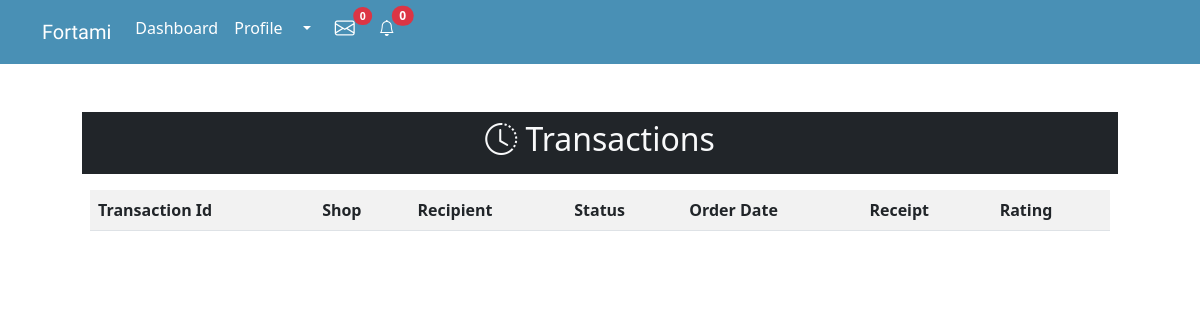
Page /admin-transaction.php on the earlier database version.
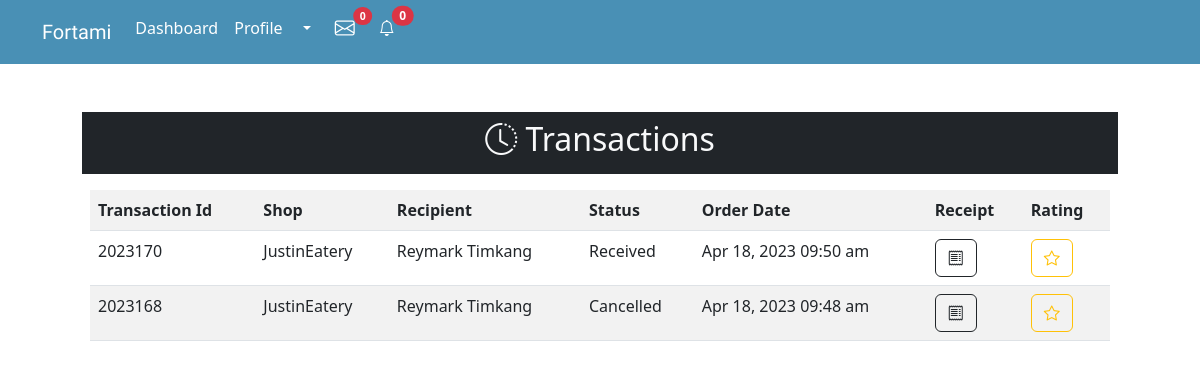
Same page on the later database version.
### tables this page shows
CREATE TABLE `food_order` (
  `order_id` int(20) NOT NULL,
  `food_id` int(20) DEFAULT NULL,
  `address_id` int(20) NOT NULL,
  `payTrans_id` int(20) NOT NULL,
  `order_status` varchar(50) NOT NULL,
  `rating_status` varchar(50) DEFAULT NULL,
  `quantity` varchar(50) NOT NULL,
  `order_datetime` timestamp NOT NULL DEFAULT current_timestamp() ON UPDATE current_timestamp(),
  `received_datetime` datetime DEFAULT NULL
);

CREATE TABLE `payment_transaction` (
  `payTrans_id` int(20) NOT NULL,
  `user_id` int(20) NOT NULL,
  `paymethod_id` int(20) NOT NULL,
  `pay_amount` varchar(50) NOT NULL,
  `delivery_option` varchar(20) NOT NULL,
  `trans_status` varchar(50) NOT NULL,
  `pay_datetime` timestamp NOT NULL DEFAULT current_timestamp()
);

CREATE TABLE `user` (
  `user_id` int(20) NOT NULL,
  `user_type` varchar(6) NOT NULL,
  `profile_pic` varchar(50) NOT NULL,
  `user_fName` varchar(50) NOT NULL,
  `user_lName` varchar(50) NOT NULL,
  `user_email` varchar(50) NOT NULL,
  `user_userName` varchar(50) NOT NULL,
  `user_password` varchar(255) NOT NULL,
  `tagline` varchar(100) DEFAULT NULL
);

CREATE TABLE `address` (
  `address_id` int(20) NOT NULL,
  `user_id` int(20) NOT NULL,
  `full_name` varchar(50) NOT NULL,
  `address_type` varchar(50) NOT NULL,
  `contact` varchar(50) NOT NULL,
  `region` varchar(50) NOT NULL,
  `province` varchar(50) NOT NULL,
  `city` varchar(50) NOT NULL,
  `barangay` varchar(50) NOT NULL,
  `street` varchar(50) NOT NULL,
  `zip` varchar(50) NOT NULL,
  `label` varchar(50) NOT NULL,
  `note` varchar(200) DEFAULT NULL
);

### backend.php (called while the page is built, shortened)
<?php
    class Database{
      public $host = 'localhost';
      public $user = 'root';
      public $pass = '';
      public $db = 'fortami';
      public $conn;
      function __construct(){
        $this->conn = new mysqli($this->host,$this->user,$this->pass,$this->db);
      }
      function getConnection(){
        return $this->conn;
      }
    }
    class Admin extends Account{
      public $con;
      function __construct(){
        $db = new Database;
        $this->con = $db->getConnection();
      }
      function allTransaction(){
          $query = "SELECT * FROM food_order
                    JOIN payment_transaction ON payment_transaction.payTrans_id = food_order.payTrans_id
                    JOIN food_product ON food_product.food_id = food_order.food_id
                    JOIN address ON address.address_id = food_order.address_id
                    INNER JOIN user ON user.user_id = food_product.user_id
                    INNER JOIN payment_method ON payment_method.paymethod_id = payment_transaction.paymethod_id
                    GROUP BY food_order.payTrans_id ORDER BY food_order.payTrans_id DESC";
          $result = $this->con->query($query);
            if ($result) {
              return $result;
            }
      }
    }
?>

### admin-transaction.php (the view, shortened to what this page needs)
<?php
    include 'backend.php';
    include 'admin-header.php';
    $backend = new Admin;
?>
<!DOCTYPE html>
<html lang="en">
<head>
</head>
<body>
    <div class="container">
        <div class="row g-3 p-5">
            <div class="col bg-dark text-center p-2"><h2 class="text-light"><i class="bi bi-clock-history"></i> Transactions</h2></div>
            <div class="col-12">
                <table class="table table-striped">
                    <tr>
                        <th>Transaction Id</th>
                        <th>Shop</th>
                        <th>Recipient</th>
                        <th>Status</th>
                        <th>Order Date</th>
                        <th>Receipt</th>
                        <th>Rating</th>
                    </tr>
                    <?php
                        $result = $backend->allTransaction();
                            if (!is_null($result)) {
                                    foreach ($result as $row) {
                    ?>
                    <tr
                    >
                        <td>2023<?=$row['payTrans_id']?></td>
                        <td><?=$row['user_userName']?></td>
                        <td><?=$row['full_name']?></td>
                        <td><?=$row['order_status']?></td>
                        <td><?=date("M d, Y h:i a",strtotime($row['order_datetime']))?></td>
                        <td>
                            <form action="receipt.php" method="post">
                                <button type="submit" name="receiptbtn" class="<?=($trans == $row['payTrans_id'])?'btn btn-outline-primary':'btn btn-outline-dark'?> text-center"><i class="bi bi-receipt"></i></button>
                            </form>
                        </td>
                        <td>
                            <a href="rate-history.php?trans=<?=$row['payTrans_id']?>&shop=<?=$row['user_userName']?>" class="btn btn-outline-warning"><i class="bi bi-star"></i></a>
                        </td>
                    </tr>
                    <?php
                            }
                        }
                    ?>
                </table>
            </div>
        </div>
    </div>
</body>
</html>

Differences in the rows shown:
added food_order: payTrans.payTrans_id "170", user.user_userName "JustinEatery", address.full_name "Reymark Timkang", order_status "Received", order_datetime "Apr 18, 2023 09:50 am"
added food_order: payTrans.payTrans_id "168", user.user_userName "JustinEatery", address.full_name "Reymark Timkang", order_status "Cancelled", order_datetime "Apr 18, 2023 09:48 am"
